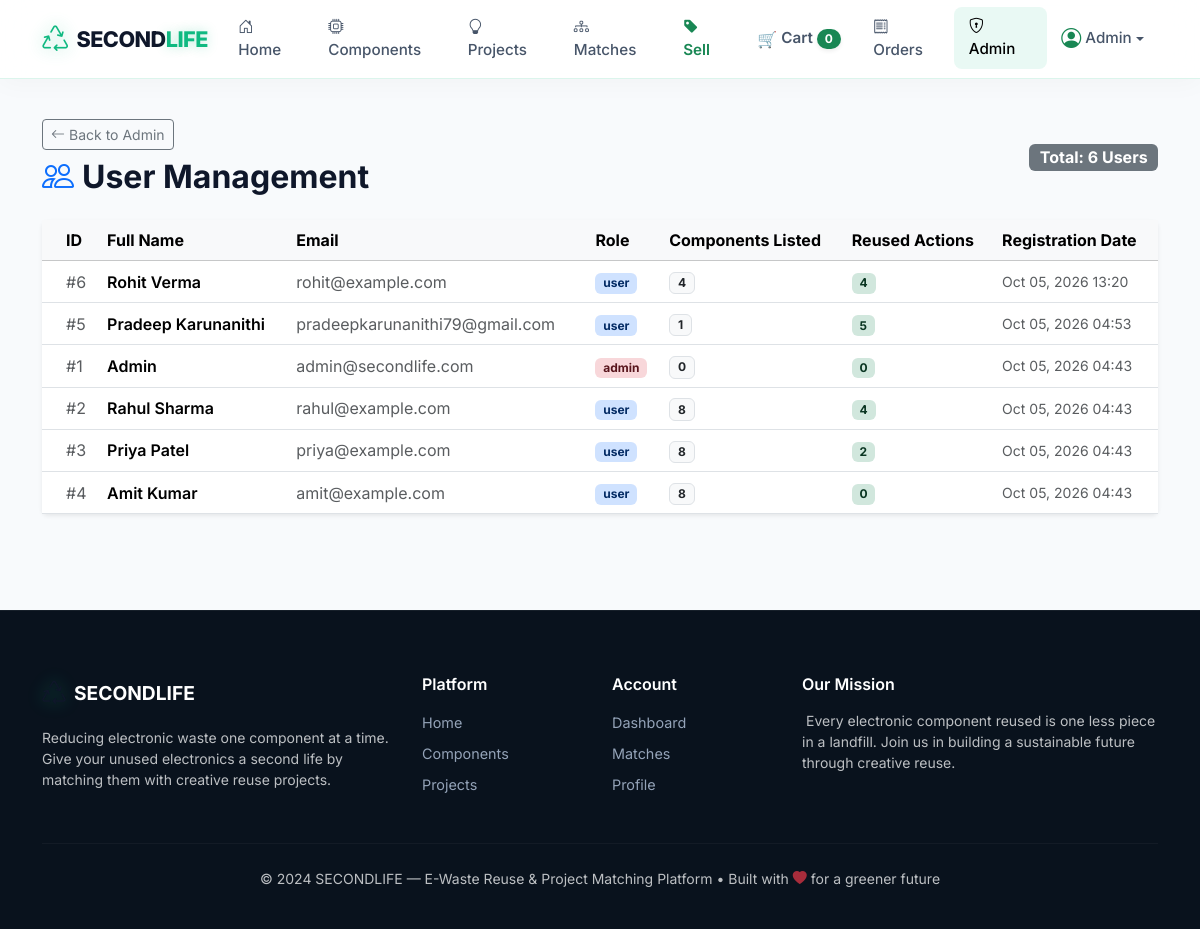
Page /admin/users (signed in) on the committed database.
### models/models.py (models this page shows, shortened)
class User(db.Model):
    __tablename__ = 'users'
    id = db.Column(db.Integer, primary_key=True)
    name = db.Column(db.String(100), nullable=False)
    email = db.Column(db.String(120), unique=True, nullable=False)
    password_hash = db.Column(db.String(256), nullable=False)
    role = db.Column(db.String(20), default='user')
    created_at = db.Column(db.DateTime, default=datetime.utcnow)
    components = db.relationship('Component', foreign_keys='Component.user_id', backref='owner', lazy=True, cascade='all, delete-orphan')
    saved_projects = db.relationship('SavedProject', backref='user', lazy=True, cascade='all, delete-orphan')
    matches = db.relationship('Match', backref='user', lazy=True, cascade='all, delete-orphan')
    reuse_history = db.relationship('ReuseHistory', backref='user', lazy=True, cascade='all, delete-orphan')
    cart_items = db.relationship('CartItem', backref='user', lazy=True, cascade='all, delete-orphan')
    orders = db.relationship('Order', backref='user', lazy=True, cascade='all, delete-orphan')
    inventory = db.relationship('UserComponent', backref='user', lazy=True, cascade='all, delete-orphan')

### routes/admin.py (the view)
@admin_bp.route('/users')
@admin_required
def admin_users():
    users = User.query.order_by(User.created_at.desc()).all()
    return render_template('admin_users.html', users=users)

### utils.py (called while the page is built)
def admin_required(f):
    @wraps(f)
    def decorated_function(*args, **kwargs):
        if 'user_id' not in session:
            flash('Please log in to access this page.', 'warning')
            return redirect(url_for('auth.login'))
        if session.get('user_role') != 'admin':
            flash('Access denied. Admin privileges required.', 'danger')
            return redirect(url_for('dashboard.dashboard'))
        return f(*args, **kwargs)
    return decorated_function

### templates/admin_users.html (shortened to what this page needs)
{% extends "base.html" %}
{% block content %}
<div class="container py-4">
    <div class="d-flex justify-content-between align-items-center mb-4">
        <div>
            <a href="{{ url_for('admin.admin_dashboard') }}" class="btn btn-outline-secondary btn-sm mb-2">
                <i class="bi bi-arrow-left me-1"></i>Back to Admin
            </a>
            <h2 class="fw-bold mb-0">
                <i class="bi bi-people text-primary me-2"></i>User Management
            </h2>
        </div>
        <span class="badge bg-secondary fs-6">Total: {{ users|length }} Users</span>
    </div>
    <div class="card border-0 shadow-sm">
        <div class="card-body p-0">
            <div class="table-responsive">
                <table class="table table-hover align-middle mb-0">
                    <thead class="table-light">
                        <tr>
                            <th class="ps-4">ID</th>
                            <th>Full Name</th>
                            <th>Email</th>
                            <th>Role</th>
                            <th>Components Listed</th>
                            <th>Reused Actions</th>
                            <th>Registration Date</th>
                        </tr>
                    </thead>
                    <tbody>
                        {% for u in users %}
                        <tr>
                            <td class="ps-4 text-muted">#{{ u.id }}</td>
                            <td class="fw-semibold">{{ u.name }}</td>
                            <td class="text-muted">{{ u.email }}</td>
                            <td>
                                <span class="badge {% if u.role == 'admin' %}bg-danger-subtle text-danger-emphasis{% else %}bg-primary-subtle text-primary-emphasis{% endif %}">
                                    {{ u.role }}
                                </span>
                            </td>
                            <td><span class="badge bg-light text-dark border">{{ u.components|length }}</span></td>
                            <td><span class="badge bg-success-subtle text-success-emphasis">{{ u.reuse_history|length }}</span></td>
                            <td class="text-muted small">{{ u.created_at.strftime('%b %d, %Y %H:%M') }}</td>
                        </tr>
                        {% endfor %}
                    </tbody>
                </table>
            </div>
        </div>
    </div>
</div>
{% endblock %}

### static/css/style.css (style rules this page uses)
:root { --primary: #059669; --primary-glow: rgba(5, 150, 105, 0.35); --eco-emerald: #10b981; --eco-mint: #34d399; --eco-teal: #14b8a6; --eco-cyan: #06b6d4; --eco-dark: #064e3b; --eco-deep-bg: #09121d; --dark-surface: #0f172a; --dark-card: rgba(15, 23, 42, 0.75); --dark-border: rgba(16, 185, 129, 0.2); --bg-main: #f8fafc; --bg-card: #ffffff; --text-main: #0f172a; --text-muted: #64748b; --border-color: #e2e8f0; --glass-bg: rgba(255, 255, 255, 0.82); --glass-border: rgba(255, 255, 255, 0.7); --glass-shadow: 0 12px 35px rgba(0, 0, 0, 0.04); }
body { font-family: 'Inter', -apple-system, BlinkMacSystemFont, "Segoe UI", Roboto, sans-serif; background-color: var(--bg-main); color: var(--text-main); min-height: 100vh; display: flex; flex-direction: column; overflow-x: hidden; }

### rows in the picture
User: id "6", name "Rohit Verma", email "rohit@example.com", role "user", components|length "4", reuse_history|length "4", created_at "Oct 05, 2026 13:20"
User: id "5", name "Pradeep Karunanithi", email "pradeepkarunanithi79@gmail.com", role "user", components|length "1", reuse_history|length "5", created_at "Oct 05, 2026 04:53"
User: id "1", name "Admin", email "admin@secondlife.com", role "admin", components|length "0", reuse_history|length "0", created_at "Oct 05, 2026 04:43"
User: id "2", name "Rahul Sharma", email "rahul@example.com", role "user", components|length "8", reuse_history|length "4", created_at "Oct 05, 2026 04:43"
User: id "3", name "Priya Patel", email "priya@example.com", role "user", components|length "8", reuse_history|length "2", created_at "Oct 05, 2026 04:43"
User: id "4", name "Amit Kumar", email "amit@example.com", role "user", components|length "8", reuse_history|length "0", created_at "Oct 05, 2026 04:43"

### other values in the picture
{{ cart_count }} "0"
{{ session.get('user_name', 'Profile') }} "Admin"
{{ users|length }} "6"
